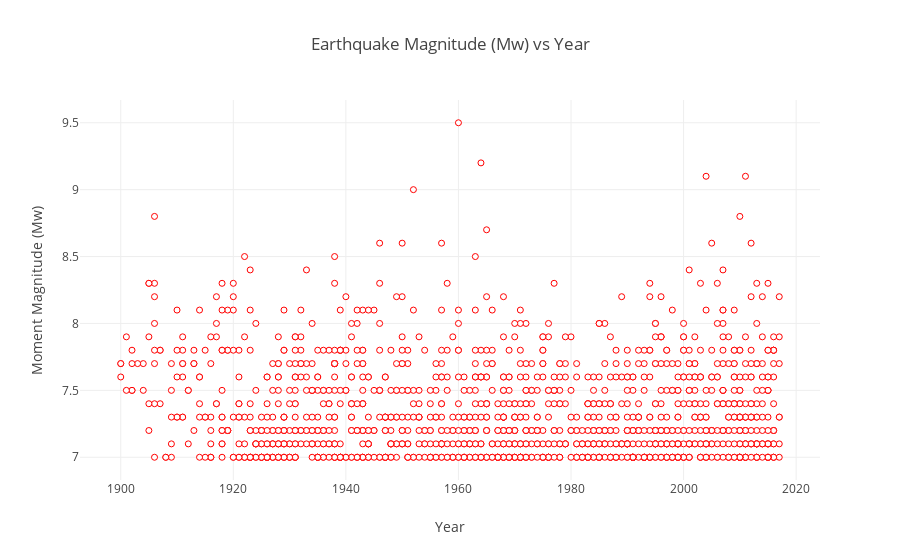

Notebook code for this chart:
### Markdown cell above
<h3>Plot</h3>

### Code cell
trace = go.Scatter(x = year, y = Mw, mode='markers',
                   marker = dict(color = 'white', 
                                 line = dict(width=1, color = 'red')))

data1 = [trace]
layout = go.Layout(title='Earthquake Magnitude (Mw) vs Year',
                   xaxis= dict(title='Year'),
                   yaxis =dict(title='Moment Magnitude (Mw)'),
                   showlegend = False)

fig = go.Figure(data=data1, layout=layout)
iplot(fig)

### Figure 1 — Plotly figure (JSON) as saved in the notebook; plotly's stock layout.template omitted (floating-point values rounded to 4 significant figures; data arrays with more than 128 entries replaced by an {"elided": "..."} marker saying what was removed)
{"data": [{"marker": {"color": "white", "line": {"color": "red", "width": 1}}, "mode": "markers", "type": "scatter", "x": {"elided": "1353 int values"}, "y": {"elided": "1353 float values"}}], "layout": {"showlegend": false, "title": "Earthquake Magnitude (Mw) vs Year", "xaxis": {"title": "Year"}, "yaxis": {"title": "Moment Magnitude (Mw)"}}}
